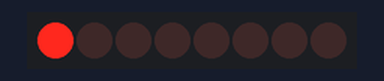
Bench run of a sketch on a simulated Arduino Uno, built with avr-gcc and run on an emulated ATmega328P. Shown: 8 shift-register outputs drawn as a row of LEDs (first output left, lit = HIGH). Wiring (inferred from the names in the program): shift register (74HC595): data pin 13; shift clock pin 8; latch pin 12. Wiring (inferred from the signals the program sends): row of LEDs: on Q0, Q1, Q2, Q3, Q4, Q5, Q6, Q7.

Above: at 0.05 s.
At 0.65 s:
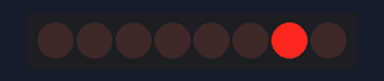
At 1.25 s:
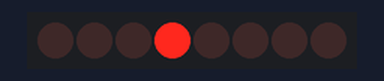
At 1.75 s:
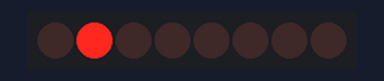
At 2.4 s:
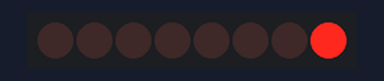
At 3.45 s:
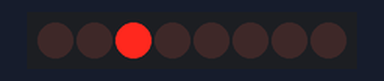
Timing chart, 0 to 3.8 s (numbered marks = the images above):
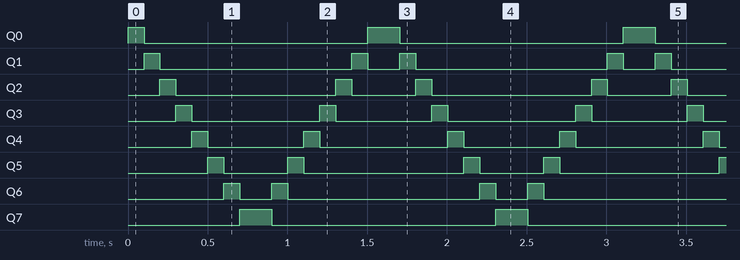

Measured:
- by itself, Q0: repeats every 1.6 s: LOW 1.4 s, HIGH 0.20 s
- by itself, Q1: repeats every 1.6 s: LOW 1.2 s, HIGH 0.10 s, LOW 0.20 s, HIGH 0.10 s
- by itself, Q2: repeats every 1.6 s: LOW 1.0 s, HIGH 0.10 s, LOW 0.40 s, HIGH 0.10 s
- by itself, Q3: repeats every 1.6 s: LOW 0.80 s, HIGH 0.10 s, LOW 0.60 s, HIGH 0.10 s
- by itself, Q4: repeats every 1.6 s: LOW 0.60 s, HIGH 0.10 s, LOW 0.80 s, HIGH 0.10 s
- by itself, Q5: repeats every 1.6 s: LOW 0.40 s, HIGH 0.10 s, LOW 1.0 s, HIGH 0.10 s
- by itself, Q6: repeats every 1.6 s: LOW 0.20 s, HIGH 0.10 s, LOW 1.2 s, HIGH 0.10 s
- by itself, Q7: alternates HIGH for 0.20 s and LOW for 1.4 s

The sketch:

LarsonScanner-MH.ino
```cpp
/*
I followed this tutorial and made some adjustments to the pins in order to get my design working properly.
I ran into issues with the original source code so I deleted some original parameters.
I was also having some issues with the clockpin as when it is plugged into the arduino UNO the simulation stoped.
I changed the pin location on the arduino and it corrected this problem.
Overall the tutorial was a success to getting this project built. I will upload the schematic design that I found to work.
https://www.instructables.com/DIY-Larson-Scanner/
*/
int datapin = 13;
int clockpin = 8;
int latchpin = 12;
// We'll also declare a global variable for the data we're
// sending to the shift register:
byte data = 0;
void setup()
{
  // Set the three SPI pins to be outputs:
  pinMode(datapin, OUTPUT);
  pinMode(clockpin, OUTPUT);
  pinMode(latchpin, OUTPUT);
}
void loop()
{
  int index;
  int delayTime = 100; // time (milliseconds) to pause between LEDs
                       // make this smaller for faster switching
  // step through the LEDs, from 0 to 7
  for(index = 0; index <= 7; index++)
  {
    shiftWrite(index, HIGH);    // turn LED on
    delay(delayTime);       // pause to slow down the sequence
    shiftWrite(index, LOW); // turn LED off
  }
  // step through the LEDs, from 7 to 0
  for(index = 7; index >= 0; index--)
  {
    shiftWrite(index, HIGH);    // turn LED on
    delay(delayTime);       // pause to slow down the sequence
    shiftWrite(index, LOW); // turn LED off
  }

}
void shiftWrite(int desiredPin, boolean desiredState)
{
  // First we'll alter the global variable "data," changing the
  // desired bit to 1 or 0:
  bitWrite(data,desiredPin,desiredState);
  // Now we'll actually send that data to the shift register.
  // The shiftOut() function does all the hard work of
  // manipulating the data and clock pins to move the data
  // into the shift register:
  shiftOut(datapin, clockpin, MSBFIRST, data);
  // Once the data is in the shift register, we still need to
  // make it appear at the outputs. We'll toggle the state of
  // the latchPin, which will signal the shift register to "latch"
  // the data to the outputs. (Latch activates on the high-to
  // -low transition).
  digitalWrite(latchpin, HIGH);
  digitalWrite(latchpin, LOW);
}
```
